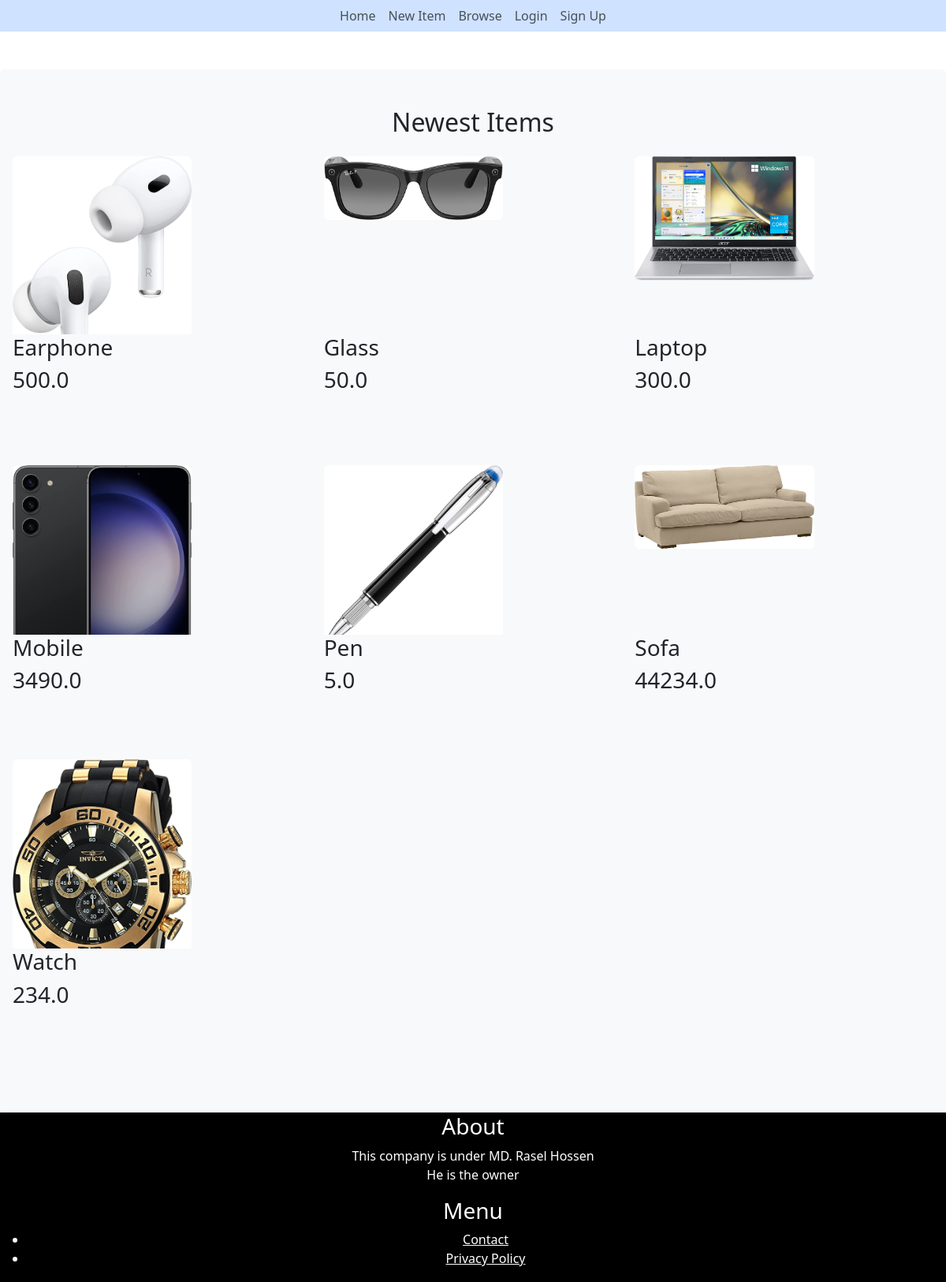
The page / on the database its author committed.
### item/models.py (models this page shows, shortened)
class Item(models.Model):
    name=models.CharField(max_length=255)
    category=models.ForeignKey(Category,name='nameOfCat',blank=True,on_delete=models.CASCADE,null=True)
    image=models.ImageField(upload_to='images',null=True,blank=True)
    descriptions=models.TextField(blank=True)
    created_by=models.ForeignKey(User,name='User Name',blank=True,on_delete=models.CASCADE)
    price=models.FloatField(blank=True,null=True)
    id=models.IntegerField(null=False,blank=False,primary_key=True)
    class Meta:
         ordering=['name']

### home/views.py (the view)
# urls.py: path('',index,name='index'),
def index(request):
     items=Item.objects.all()
     categoris=Category.objects.all()
     return render(request,'home/fir.html',{
        'items':items,'categories':categoris,
    })

### home/templates/home/fir.html (shortened to what this page needs)
{% extends 'home/base.html' %}
{% block content %}
<div class="mt-5 px-3 py-5 bg-light rounded" style="overflow: scroll;"   >
  <h2 class="mb-4 text-center">Newest Items</h2>
  <div class="row row-cols-1 row-cols-md-3 g-3"   >
{% for x in items %}
        <div>
        <a href="{% url 'x:detail' x.id %}">
            <div style=" width:60%; height:60%; overflow:hidden;"  >
            <img src="{{x.image.url}}" class="img-fluid rounded "  >
            </div>
        </a>
            <div>
            <h3>{{x.name}}</h3>
            </div>
             <div>
            <h3>{{x.price}}</h3>
            </div>
        </div>
{% endfor %}
</div>
</div>
 {% endblock  %}

### home/templates/home/base.html (shortened to what this page needs)
{% load static %}
 <html>
<head>
<link rel="stylesheet"  href="{% static 'css/style.css' %}">
<link rel="stylesheet" href="{% static 'bootstrap/css/bootstrap.min.css' %}">
</head>
<body>
<nav class="navbar navbar-light navbar-expand-md p-0 bg-primary-subtle justify-content-center flex-container sticky-top">
<div >
  <ul class="navbar-nav d-none d-md-flex mr-auto">
           <li class="nav-item"> <a href="/" class="nav-link" >Home</a></li>
            <li class="nav-item"><a href="showCat/" class="nav-link">New Item </a></li>
            <li class="nav-item"><a href="/" class="nav-link" >Browse</a></li>
            <li class="nav-item"><a href="/" class="nav-link" >Login </a></li>
            <li class="nav-item"><a href="/"  class="nav-link">Sign Up </a></li>
</div>
</nav>
<div >
 {% block content %}
 {% endblock  %}
</div>
<footer class="bottom">
<div >
<h3> About
</h3>
<p > This company is under MD. Rasel Hossen<br>He is the owner</p>
</div>
<div  class="bottom">
<h3> Menu
</h3>
<ul >
<li><a href="{% url 'contact'%} "class="bottom">Contact</a></li>
<li><a href="#" class="bottom">Privacy Policy</a></li>
</ul>
</div>
</footer>
</body>
</html>

### home/static/css/style.css (style rules this page uses)
.bottom { border: 5px; background-color: black; text-align: center; color:#fff; padding : 1px; }

### rows shown on the page
Item: image (picture), name "Earphone", price "500.0"
Item: image (picture), name "Glass", price "50.0"
Item: image (picture), name "Laptop", price "300.0"
Item: image (picture), name "Mobile", price "3490.0"
Item: image (picture), name "Pen", price "5.0"
Item: image (picture), name "Sofa", price "44234.0"
Item: image (picture), name "Watch", price "234.0"
